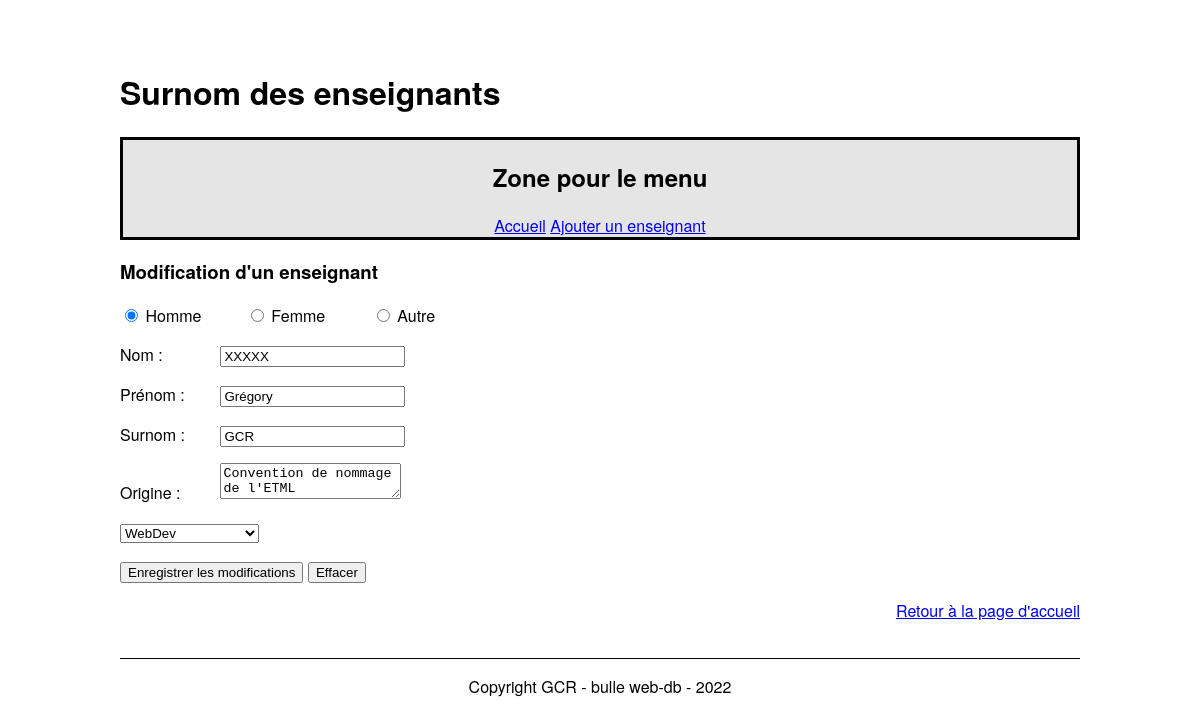
Screenshot of /updateTeacher.php?idTeacher=4 with the database file from the repository.
### tables this page shows
CREATE TABLE `t_teacher` (
  `idTeacher` int NOT NULL,
  `teaFirstname` varchar(50) NOT NULL,
  `teaName` varchar(50) NOT NULL,
  `teaGender` char(1) NOT NULL,
  `teaNickname` varchar(50) NOT NULL,
  `teaOrigine` text NOT NULL,
  `fkSection` int NOT NULL,
  `teaVoix` int NOT NULL
);

### config.php (called while the page is built)
<?php
return[
    'host' => 'localhost',
    'port' => '6033',
    'dbname' => 'db_nickname',
    'username' => 'root',
    'password' => 'root'
];
?>

### Database.php (called while the page is built, shortened)
<?php
 class Database {
    private $connector;
    public function __construct() {
        $configs = include("../config.php");
        try
        {
            $this->connector = new PDO('mysql:host=' . $configs["host"]. ':' . $configs["port"] . ';dbname=' . $configs["dbname"] . ';charset=utf8' , $configs["username"], $configs["password"]);
        }
        catch (PDOException $e)
        {
            die('Erreur : ' . $e->getMessage());
        }
    }
    private function querySimpleExecute($query){
        $result = $this->connector->query($query);
        return $result;
    }
    private function formatData($result){
        $teachers = $result->fetchAll(PDO::FETCH_ASSOC);
        return $teachers;
    }
    public function getOneTeacher($id){
        $query = "SELECT * FROM t_teacher WHERE idTeacher = :idTeacher";
        $binds = array(':idTeacher' => $id);
        $result = $this->queryPrepareExecute($query, $binds);
        $teachers = $this->formatData($result);
        return $teachers[0];
    }
    private function queryPrepareExecute($query, $binds){
        $result= $this->connector->prepare($query);
        foreach ($binds as $param => $value)
        {
            $result->bindValue($param, $value);
        }
        $result->execute();
        return $result;
    }
    public function getTeacherSection($id) {
        $query = "SELECT secName
                    FROM t_section
                    INNER JOIN t_teacher ON idSection = fkSection
                    WHERE idTeacher = :idTeacher";
        $binds = array(':idTeacher' => $id);
        $result = $this->queryPrepareExecute($query, $binds);
        $teacherSection = $this->formatData($result);
        return $teacherSection[0];
    }
    public function getAllSections(){
        $query = 'SELECT * FROM t_section';
        $req = $this->querySimpleExecute($query);
        return $this->formatData($req);
    }
}
?>

### src/updateTeacher.php (the view, shortened to what this page needs)
<?php
include '../Database.php';
$db = new Database();
$sections = $db->getAllSections();
$idTeacher = $_GET['idTeacher'];
$infos = $db->getOneTeacher($idTeacher);
$sectionTeacher = $db->getTeacherSection($idTeacher);
?>
<!DOCTYPE html>
<html lang="fr">
<head>
    <link href="./css/style.css" rel="stylesheet">
</head>
<body>
    <header>
        <div class="container-header">
            <div class="titre-header">
                <h1>Surnom des enseignants</h1>
            </div>
        </div>
        <nav>
            <h2>Zone pour le menu</h2>
            <a href="./index.php">Accueil</a>
            <a href="./addTeacher.php">Ajouter un enseignant</a>
        </nav>
    </header>
    <div class="container">
        <div class="user-body">
            <form action="./checkUpdateForm.php" method="post" id="form">
                <h3>Modification d'un enseignant</h3>
                <input type="radio" id="genre1" name="genre" value="M" <?= $infos['teaGender'] == 'M' ? 'checked' : ''; ?>>
                <label for="genre1">Homme</label>
                <input type="radio" id="genre2" name="genre" value="F" <?= $infos['teaGender'] == 'F' ? 'checked' : ''; ?>>
                <label for="genre2">Femme</label>
                <input type="radio" id="genre3" name="genre" value="A" <?= $infos['teaGender'] == 'A' ? 'checked' : ''; ?>>
                <label for="genre3">Autre</label>
                <p>
                    <label for="firstName">Nom :</label>
                    <input type="text" name="firstName" id="firstName" value=<?= $infos['teaFirstname']; ?>>
                </p>
                <p>
                    <label for="name">Prénom :</label>
                    <input type="text" name="name" id="name"  value=<?= $infos['teaName']; ?>>
                </p>
                <p>
                    <label for="nickName">Surnom :</label>
                    <input type="text" name="nickName" id="nickName" value=<?= $infos['teaNickname']; ?>>
                </p>
                <p>
                    <label for="origin">Origine :</label>
                    <textarea name="origin" id="origin"><?= $infos['teaOrigine']; ?></textarea>
                </p>
                <p>
                    <select name="section" id="section">
                        <?php
                            foreach ($sections as $section) {
                                $selected = ($sectionTeacher['secName'] == $section['secName']) ? "selected" : "";
                                echo "<option value='" . $section['idSection'] . "' $selected>" . $section['secName'] . "</option>";
                            }
                        ?>
                    </select>
                </p>
                <p>
                    <input type="submit" value="Enregistrer les modifications">
                    <button type="button" onclick="document.getElementById('form').reset();">Effacer</button>
                </p>
            </form>
        </div>
        <div class="user-footer">
            <a href="./index.php">Retour à la page d'accueil</a>
        </div>
    </div>
    <footer>
        <p>Copyright GCR - bulle web-db - 2022</p>
    </footer>
</body>
</html>

### src/css/style.css (style rules this page uses)
body { font-family: "Helvetica Neue", Helvetica, Arial, sans-serif; margin: auto; width: 80%; }
nav { border: black solid 3px; background-color: #e5e5e5; text-align: center; }
.container { height: 50%; }
footer { border-top: black solid 1px; text-align: center; margin-top: 3vw; }
.user-footer { text-align: right; }
label { display: inline-block; width: 10%; }
.container-header { display: flex; justify-content: center; align-items: center; padding-top: 5%; }
.titre-header { width: 60%; height: 100%; }

### rows the page displays
t_teacher: teaGender "☑ Homme", teaGender "☐ Femme", teaGender "☐ Autre", firstName "XXXXX", name "Grégory", nickName "GCR", origin "Convention de nommage de l'ETML"

### other values shown
form field section "WebDev"
